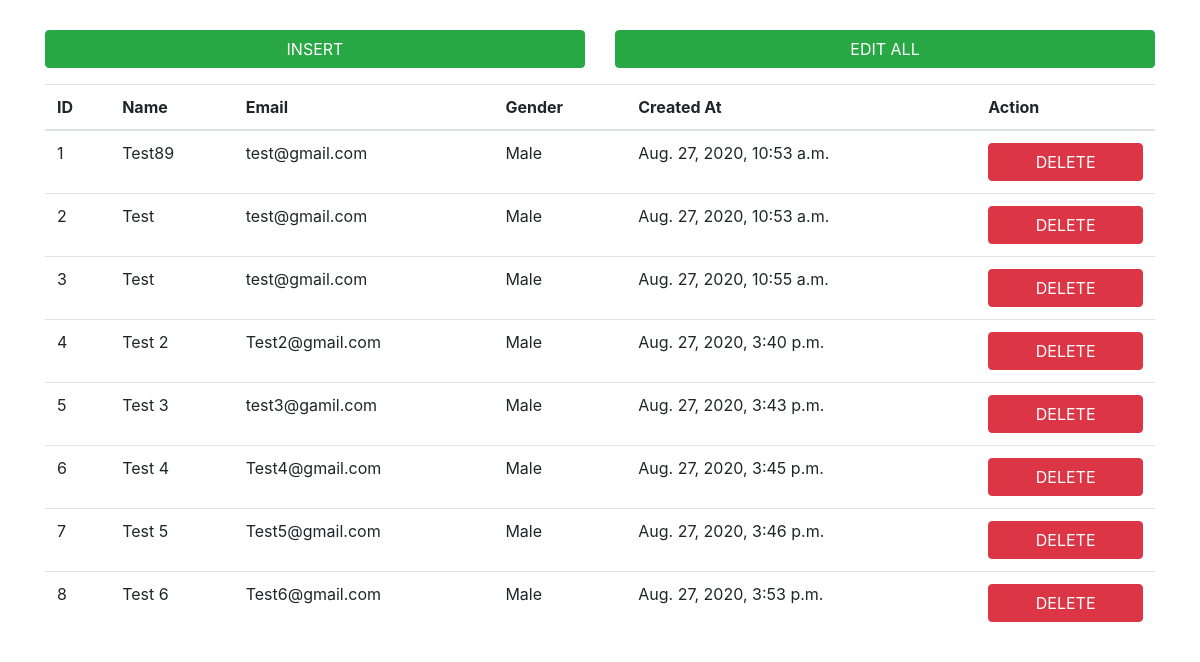
The page / on the database its author committed.
### CRUDAPP/models.py (models this page shows)
class StudentData(models.Model):
    id = models.AutoField(primary_key=True)
    name = models.CharField(max_length=255)
    email = models.CharField(max_length = 255)
    gender = models.CharField(max_length=255)
    created_at = models.DateTimeField(auto_now_add=True)
    objects = models.Manager()

### CRUDAPP/views.py (the view)
# urls.py: path('', views.HomePage,name="home"),
def HomePage(request):
    students = StudentData.objects.all()
    return render(request,"homepage.html",{"students":students})

### CRUDAPP/templates/homepage.html (shortened to what this page needs)
<html>
<head>
    <link rel="stylesheet" href="https://stackpath.bootstrapcdn.com/bootstrap/4.5.2/css/bootstrap.min.css">
</head>
<body>
<div class="container">
    <div class="row form-group" style="margin-top:30px;">
        <div class="col-lg-6">
            <button class="btn btn-block btn-success" id="insert_btn" data-toggle="modal" data-target="#insert_data">INSERT</button>
        </div>
        <div class="col-lg-6">
            <button class="btn btn-block btn-success" id="update_btn">EDIT ALL</button>
        </div>
    </div>
    <div class="row">
        <div class="col-lg-12">
            <div class="table">
                <table class="table">
                    <thead>
                    <tr>
                        <th>ID</th>
                        <th>Name</th>
                        <th>Email</th>
                        <th>Gender</th>
                        <th>Created At</th>
                        <th>Action</th>
                    </tr>
                    </thead>
                    <tbody>
                    {% for student in students %}
                    <tr>
                        <td>{{ student.id }}</td>
                        <td class="editable" data-type="name">{{ student.name }}</td>
                        <td class="editable" data-type="email">{{ student.email }}</td>
                        <td class="editable" data-type="gender">{{ student.gender }}</td>
                        <td class="editable">{{ student.created_at }}</td>
                        <td class="btn-td-block"><button class="btn btn-block btn-delete btn-danger">DELETE</button></td>
                    </tr>
                    {% endfor %}
                    </tbody>
                </table>
            </div>
        </div>
    </div>
</div>
</body>
</html>

### rows shown on the page
StudentData: id "1", name "Test89", email "test@gmail.com", gender "Male", created_at "Aug. 27, 2020, 10:53 a.m."
StudentData: id "2", name "Test", email "test@gmail.com", gender "Male", created_at "Aug. 27, 2020, 10:53 a.m."
StudentData: id "3", name "Test", email "test@gmail.com", gender "Male", created_at "Aug. 27, 2020, 10:55 a.m."
StudentData: id "4", name "Test 2", email "Test2@gmail.com", gender "Male", created_at "Aug. 27, 2020, 3:40 p.m."
StudentData: id "5", name "Test 3", email "test3@gamil.com", gender "Male", created_at "Aug. 27, 2020, 3:43 p.m."
StudentData: id "6", name "Test 4", email "Test4@gmail.com", gender "Male", created_at "Aug. 27, 2020, 3:45 p.m."
StudentData: id "7", name "Test 5", email "Test5@gmail.com", gender "Male", created_at "Aug. 27, 2020, 3:46 p.m."
StudentData: id "8", name "Test 6", email "Test6@gmail.com", gender "Male", created_at "Aug. 27, 2020, 3:53 p.m."
